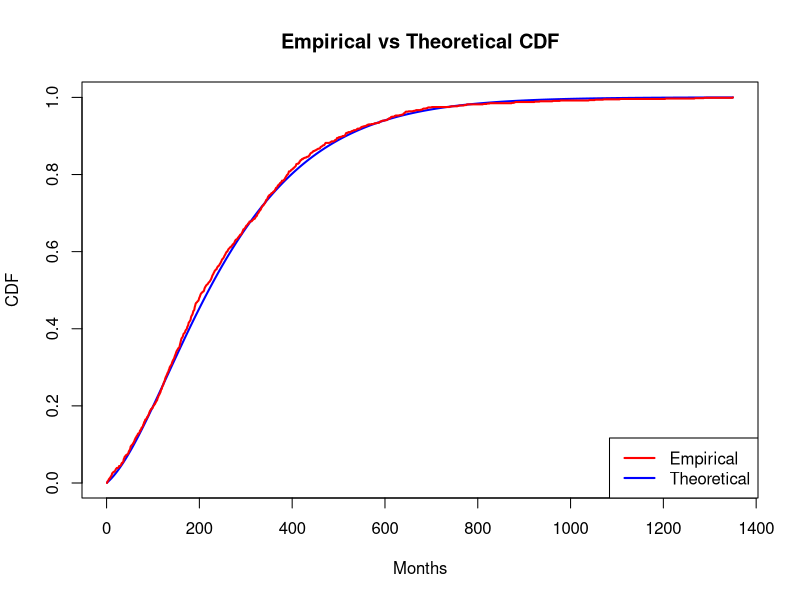

Here is the R script that generated this plot:
set.seed(42)
library(expm)


#Number of women
n = 1000
#Initial state
x0 <- 1

#Matrix of probabilities
Pmat <- matrix(c(0.9915,0.005,0.0025,0    ,0.001,
                 0     ,0.986,0.005 ,0.004,0.005,
                 0     ,0    ,0.992 ,0.003,0.005,
                 0     ,0    ,0     ,0.991,0.009,
                 0     ,0    ,0     ,0    ,1),
               nrow = 5, ncol = 5, byrow = T)

#Function to calculate the jumps between state
# Input is initial state, output is new state at i+1
new_State <- function(initial){
  switch (initial,
          {
            state <- sample(c(1:5),1,prob = Pmat[1,])
          },
          {
            state <- sample(c(1:5),1,prob = Pmat[2,])
          },
          {
            state <- sample(c(1:5),1,prob = Pmat[3,])
          },
          {
            state <- sample(c(1:5),1,prob = Pmat[4,])
          },
          {
            state <- sample(c(1:5),1,prob = Pmat[5,])
          }
  )
  return(state)
}

#Matrix to hold output
result <- matrix(ncol = n)

#Set the first state for all women to x0
for (i in 1:n) {
  result[1,i] <- 1
}

#Variable to hold how many are still alive
remaining <- n

#Loop while there still are living women
while (remaining > 0) {
  tempRes <- integer(length = n)
  for (i in 1:n) {
    #For each woman, check if she were still alive last month
    if(result[nrow(result),i] != 5){
      #If she was, generate a new state
      tempRes[i] <- new_State(result[nrow(result),i])
      #If the new state is dead, subtract 1 from remaining
      if(tempRes[i] == 5) remaining <- remaining - 1
    }
    #If she were dead last month, she's still dead now
    else tempRes[i] <- 5
  }
  #Add the tempRes to the results
  result <- rbind(result,tempRes)
  #Debug message
  print(paste0("Month ",nrow(result), " done! Women remaining: ", remaining))
}
########################################
#Task 3 starts here
########################################

#Get the lifetime of each woman
#This is measured by the index of the last measurement before entering stage 5
simLifetimes <- apply(result==5,2,which.max) - 1
#Truncate the outliers at the 95th percentile
cutoff <- quantile(simLifetimes,0.95)
simLifetimesT <- ifelse(simLifetimes > cutoff, cutoff, simLifetimes)
#Get the empirical distribution of the truncated lifetimes
simLifeDistT <- table(factor(simLifetimesT, levels = 1:max(simLifetimesT)))
#Get the empirical mean lifetime, measured in months
simLifeMean <- mean(simLifetimes)

#Calculate the analytical distribution
π <- c(1,0,0,0)
Ps <- Pmat[1:4,1:4]
ps <- Pmat[1:4,5]
#Function that calculates probability of dying at time t
anaLifetime <- function(t){
  return(as.numeric(π %*% (Ps%^%t)%*%ps))
}
#Get the analytical mean lifetime
anaLifeMean <- π %*% solve(diag(4) - Ps) %*% rep(1,nrow(Ps))
#Calculate the probability of dying at all relevant t's
anaLifeDist <- numeric(length = max(simLifetimes))
for(i in 1:max(simLifetimes)) {
  anaLifeDist[i] <- anaLifetime(i)
}
#Truncate the analytical distribution
anaLifeDistT <- anaLifeDist
anaLifeDistT[(cutoff+1):length(anaLifeDistT)] <- 0
#Convert to count
anaLifeCountT <- anaLifeDistT * n

#Run a chisquare test
chisq.test(simLifeDistT[1:(cutoff-1)],p = anaLifeCountT[1:(cutoff-1)] / sum(anaLifeCountT[1:(cutoff-1)]))
#p-value = 0.6838

#Run a t test of the means
t.test(simLifetimes, mu = as.numeric(anaLifeMean))
#p-value = 0.4676

#K-S Test
#Normalize the distribution
anaLifeDistN <- anaLifeDist / sum(anaLifeDist)

#Calculate the analytical CDF
anaLifeCDF <- cumsum(anaLifeDistN)

#Get the empirical CDF
simLifeCDF <- ecdf(sort(simLifetimes))(1:max(simLifetimes))

#Plot the empirical vs theoretical CDFs
plot(1:max(simLifetimes), anaLifeCDF, type = "l", col = "blue", lwd = 2,
     xlab = "Months", ylab = "CDF", main = "Empirical vs Theoretical CDF")
lines(1:max(simLifetimes), simLifeCDF, col = "red", lwd = 2)
legend("bottomright", legend = c("Empirical", "Theoretical"),
       col = c("red", "blue"), lwd = 2, lty = 1)

#Calculate the KS test statistic
ksStat <- max(abs(simLifeCDF - anaLifeCDF))

#Calculate the adjusted test statistic, as shown on page 16 slide2bm1
ksAdju <- (sqrt(max(simLifetimes)) + 0.12 + 0.11 / sqrt(max(simLifetimes))) * ksStat
#Adjusted test statistic is  1.1476, which is below the critical value for a 5% significance level

#The first two tests yield p-values indicating that the simulation does in fact follow this distribution
#The KS-test agrees
